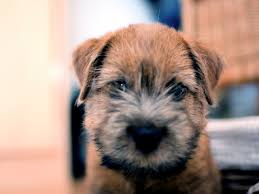
#> input picture ass3/part2/image1.png, 259 x 194 px
$ python haar.py image1.png out.png
#> lines starting #> are read from the running program, lines starting #| are printed output that depends on the picture; long printed decimals are rounded
#!/usr/bin/env python3
import sys
import os
import math
import numpy as np
from PIL import Image


def haar1d_forward(x):
    x = x.astype(np.float64)
    n = x.shape[0]
    res = x.copy()
    temp = np.zeros(n, dtype=np.float64)
    lvl = n
    while lvl > 1:
        half = lvl//2
        for i in range(half):
            a = res[2*i]
            b = res[2*i+1]
            temp[i] = (a+b)/math.sqrt(2.0)
            temp[half+i] = (a-b)/math.sqrt(2.0)
        res[:lvl] = temp[:lvl]
        lvl = half
    return res

def haar1d_inverse(t):
    t = t.astype(np.float64)
    n = t.shape[0]
    res = t.copy()
    temp = np.zeros(n, dtype=np.float64)
    lvl = 1
    while lvl < n:
        half = lvl
        for i in range(half):
            avg = res[i]
            diff = res[half+i]
            temp[2*i] = (avg+diff)/math.sqrt(2.0)
            temp[2*i+1] = (avg-diff)/math.sqrt(2.0)
        res[:2*half] = temp[:2*half]
        lvl = lvl*2
    return res

def haar2d_forward(a):
    a = a.astype(np.float64)
    n,m = a.shape
    res = a.copy()

    for i in range(n):
        res[i,:] = haar1d_forward(res[i,:])

    for j in range(m):
        res[:,j] = haar1d_forward(res[:,j])
    return res

def haar2d_inverse(t):
    t = t.astype(np.float64)
    n,m = t.shape
    res = t.copy()

    for j in range(m):
        res[:,j] = haar1d_inverse(res[:,j])

    for i in range(n):
        res[i,:] = haar1d_inverse(res[i,:])
    return res

def keep_top_coeffs(t, k):
    flat = t.flatten()
    idx = np.argsort(np.abs(flat))
    keep = np.zeros_like(flat)
    if k>0:
        keep_idx = idx[-k:]
        keep[keep_idx] = flat[keep_idx]
    return keep.reshape(t.shape)

def save_img(arr, path):
    a = np.clip(arr, 0, 255).astype(np.uint8)
    Image.fromarray(a).save(path)

def main():
    if len(sys.argv) < 3:
        print('usage: python3 part2/haar.py <input> <outdir>')
        sys.exit(1)
    inp = sys.argv[1]
    out = sys.argv[2]
    os.makedirs(out, exist_ok=True)
    img = Image.open(inp).convert('L')
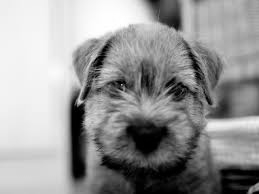
#> img: PIL image 259x194 L; min 0, max 255, mean 151.1
    w,h = img.size
#> w = 259; h = 194
    s = min(w,h)
#> s = 194

    N = 1
    while N*2 <= s:
        N *= 2
#> after the loop, N = 128

    left = (w-N)//2
#> left = 65
    top = (h-N)//2
#> top = 33
    imgc = img.crop((left, top, left+N, top+N))
    f = np.array(imgc, dtype=np.float64)

    t = haar2d_forward(f)
#> after the loop in haar2d_forward, `for j in range(m):`:
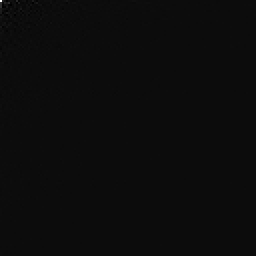
#> res: shape (128, 128) float64 (shown 2 times larger); min -787.3, max 15263.2, mean 2.1; drawn with min black and max white

    fnorm = math.sqrt(np.sum(f*f))
#> fnorm = 17050.5
    tnorm = math.sqrt(np.sum(t*t))
#> tnorm = 17050.5
    print('N=',N,'||f||=',fnorm,'||t||=',tnorm,'diff=',abs(fnorm-tnorm))
#| N= 128 ||f||= 17050.452 ||t||= 17050.452 diff= 1.4551915228366852e-11


    save_img(f, os.path.join(out,'orig.png'))


    disp = t + 128.0
    save_img(disp, os.path.join(out,'haar_shifted.png'))
#> call 2 of save_img, with path = 'out.png/haar_shifted.png'
#> in save_img (call 2), `a = np.clip(arr, 0, 255).astype(np.uint8)`:
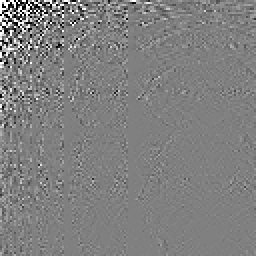
#> a: shape (128, 128) (shown 2 times larger); min 0, max 255, mean 127.7


    total = N*N
#> total = 16384
    k1 = total//16
#> k1 = 1024
    k2 = total//256
#> k2 = 64

    t1 = keep_top_coeffs(t, k1)
#> in keep_top_coeffs, `flat = t.flatten()`: flat = 16384 values, max 15263.2 at index 0, min -787.3 at index 261, mean 2.08
#> in keep_top_coeffs, `idx = np.argsort(np.abs(flat))`: idx = 16384 values, max 16383 at index 3683, min 0 at index 16383, mean 8191.5
#> in keep_top_coeffs, `keep_idx = idx[-k:]`: keep_idx = 1024 values, max 16263 at index 58, min 0 at index 1023, mean 3074.2
    rec1 = haar2d_inverse(t1)
    save_img(rec1, os.path.join(out,'rec_top_1_16.png'))


    small = imgc.resize((N//4, N//4), Image.BILINEAR)
    up = small.resize((N, N), Image.BILINEAR)
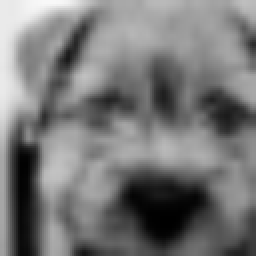
#> up: PIL image 128x128 L (shown 2 times larger); min 0, max 248, mean 119.3
    save_img(np.array(up, dtype=np.float64), os.path.join(out,'down_up_1_16.png'))

    t2 = keep_top_coeffs(t, k2)
    rec2 = haar2d_inverse(t2)
#> after the loop in haar2d_inverse (call 2), `for j in range(m):`:
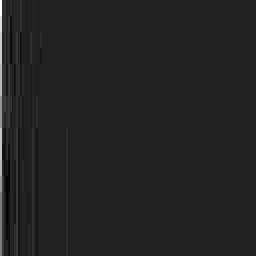
#> res: shape (128, 128) float64 (shown 2 times larger); min -322.9, max 2112.4, mean 12.6; drawn with min black and max white
#> after the loop in haar2d_inverse (call 2), `for i in range(n):`:
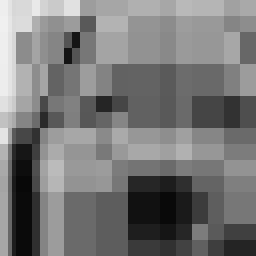
#> res: shape (128, 128) float64 (shown 2 times larger); min 8.09, max 240.7, mean 119.2
    save_img(rec2, os.path.join(out,'rec_top_1_256.png'))

    small2 = imgc.resize((N//16, N//16), Image.BILINEAR)
    up2 = small2.resize((N, N), Image.BILINEAR)
    save_img(np.array(up2, dtype=np.float64), os.path.join(out,'down_up_1_256.png'))


    save_img(np.abs(t), os.path.join(out,'haar_abs.png'))
#> in save_img (call 7), `a = np.clip(arr, 0, 255).astype(np.uint8)`:
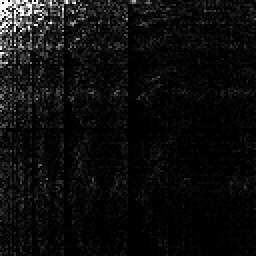
#> a: shape (128, 128) (shown 2 times larger); min 0, max 255, mean 13.7


    mid = f[N//2,:]
    t1d = haar1d_forward(mid)
    inv1d = haar1d_inverse(t1d)
    e1 = np.max(np.abs(inv1d-mid))
    print('1D mid row recon maxerr=',e1)
#| 1D mid row recon maxerr= 2.2737367544323206e-13
    print('1D norms: ||mid||=',math.sqrt(np.sum(mid*mid)),'||t1d||=',math.sqrt(np.sum(t1d*t1d)))
#| 1D norms: ||mid||= 1460.582 ||t1d||= 1460.582

    print('done outputs in',out)

if __name__=='__main__':
    main()
